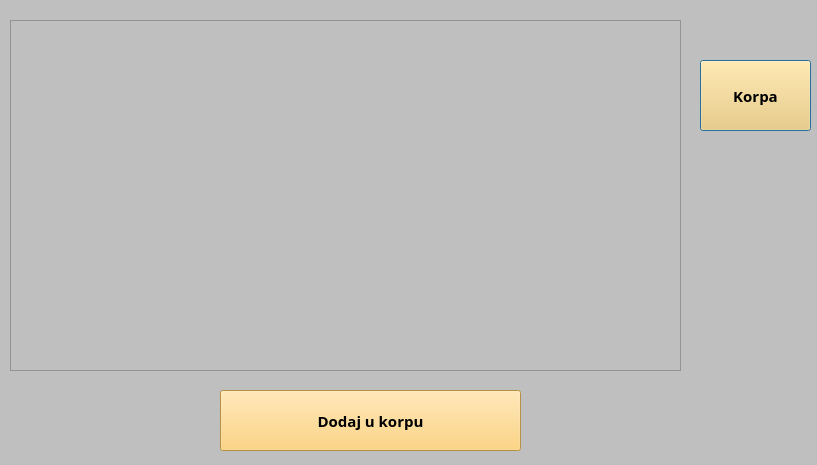
<?xml version="1.0" encoding="UTF-8"?>
<ui version="4.0">
 <class>kupi</class>
 <widget class="QDialog" name="kupi">
  <property name="geometry">
   <rect>
    <x>0</x>
    <y>0</y>
    <width>817</width>
    <height>465</height>
   </rect>
  </property>
  <property name="windowTitle">
   <string>Dialog</string>
  </property>
  <property name="styleSheet">
   <string notr="true">background-color: rgb(191, 191, 191);</string>
  </property>
  <widget class="QTableView" name="tableView">
   <property name="geometry">
    <rect>
     <x>10</x>
     <y>20</y>
     <width>671</width>
     <height>351</height>
    </rect>
   </property>
   <property name="selectionMode">
    <enum>QAbstractItemView::SingleSelection</enum>
   </property>
   <property name="selectionBehavior">
    <enum>QAbstractItemView::SelectRows</enum>
   </property>
  </widget>
  <widget class="QPushButton" name="pbKupi">
   <property name="geometry">
    <rect>
     <x>700</x>
     <y>60</y>
     <width>111</width>
     <height>71</height>
    </rect>
   </property>
   <property name="font">
    <font>
     <family>Arial Black</family>
     <pointsize>11</pointsize>
     <bold>true</bold>
    </font>
   </property>
   <property name="styleSheet">
    <string notr="true">background-color: rgb(255, 202, 96);</string>
   </property>
   <property name="text">
    <string>Korpa</string>
   </property>
  </widget>
  <widget class="QPushButton" name="pbDodaj">
   <property name="geometry">
    <rect>
     <x>220</x>
     <y>390</y>
     <width>301</width>
     <height>61</height>
    </rect>
   </property>
   <property name="font">
    <font>
     <family>Arial Black</family>
     <pointsize>11</pointsize>
     <bold>true</bold>
    </font>
   </property>
   <property name="styleSheet">
    <string notr="true">background-color: rgb(255, 202, 96);</string>
   </property>
   <property name="text">
    <string>Dodaj u korpu</string>
   </property>
  </widget>
 </widget>
 <resources/>
 <connections/>
</ui>
